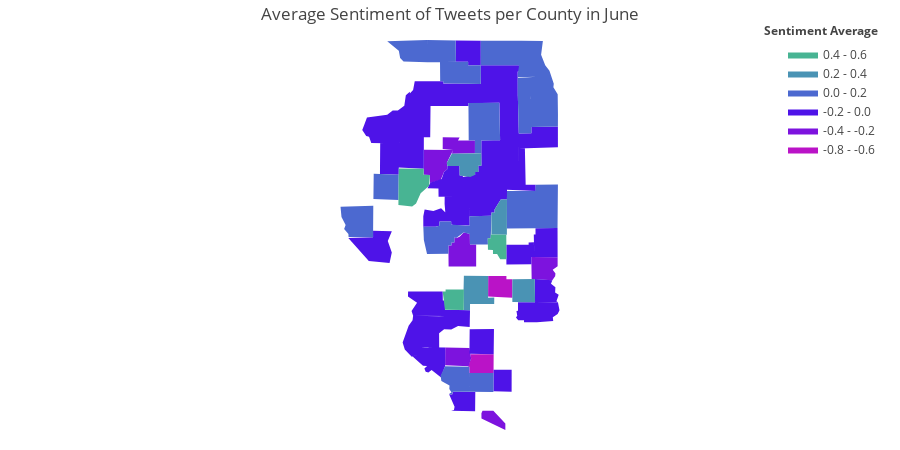

The notebook cell saved with this chart:
### Code cell
colorscale = [
    "#e813ae", 
    "#d213bb", 
    "#ba13c7", 
    "#9f13d3", 
    "#7d13de", 
    "#4e13e8", 
    "#4c69d0", 
    "#4a93b4", 
    "#48b493", 
    "#45d069", 
    "#43e813",
    "#000000"
]

endpts = list(np.linspace(-1, 1, num=11))
fips = dframe['FIPS'].tolist()
values = dframe['Sentiment Average'].tolist()

fig = ff.create_choropleth(
    fips=fips, values=values, scope=['IL'],
    binning_endpoints=endpts, colorscale=colorscale,
    show_state_data=False,
    show_hover=True,
    asp = 2.9,
    title_text = 'Average Sentiment of Tweets per County in June',
    legend_title = 'Sentiment Average'
)

fig.update_geos(showcountries=False, showcoastlines=False, showland=True, fitbounds='locations')

fig.layout.template = None
fig.show()

### Figure 1 — Plotly figure (JSON) as saved in the notebook; plotly's stock layout.template omitted (floating-point values rounded to 4 significant figures; data arrays with more than 128 entries replaced by an {"elided": "..."} marker saying what was removed)
{"data": [{"fill": "toself", "fillcolor": "#e813ae", "hoverinfo": "none", "line": {"color": "rgb(0, 0, 0)", "width": 0}, "mode": "lines", "name": "< -1.0", "type": "scatter", "x": [], "y": []}, {"fill": "toself", "fillcolor": "#d213bb", "hoverinfo": "none", "line": {"color": "rgb(0, 0, 0)", "width": 0}, "mode": "lines", "name": "-1.0 - -0.8", "type": "scatter", "x": [], "y": []}, {"fill": "toself", "fillcolor": "#ba13c7", "hoverinfo": "none", "line": {"color": "rgb(0, 0, 0)", "width": 0}, "mode": "lines", "name": "-0.8 - -0.6", "type": "scatter", "x": [-89.18, -89.12, -89.13, -88.7, -88.71, -89.15, -89.15, -89.18, null, -88.81, -88.81, -88.47, -88.47, -88.36, -88.36, -88.81, null], "y": [37.95, 38.06, 38.12, 38.13, 37.86, 37.86, 37.95, 37.95, null, 38.93, 39.22, 39.22, 39.17, 39.17, 38.91, 38.93, null]}, {"fill": "toself", "fillcolor": "#9f13d3", "hoverinfo": "none", "line": {"color": "rgb(0, 0, 0)", "width": 0}, "mode": "lines", "name": "-0.6 - -0.4", "type": "scatter", "x": [], "y": []}, {"fill": "toself", "fillcolor": "#7d13de", "hoverinfo": "none", "line": {"color": "rgb(0, 0, 0)", "width": 0}, "mode": "lines", "name": "-0.4 - -0.2", "type": "scatter", "x": [-88.93, -88.91, -88.71, -88.49, -88.49, -88.93, -88.93, null, -89.99, -89.99, -89.45, -89.56, -89.56, -89.62, -89.68, -89.87, -89.87, -89.99, null, -89.59, -89.59, -89.15, -89.12, -89.16, -89.59, null, -89.54, -89.48, -89.48, -89.43, -89.43, -89.4, -89.33, -89.25, -89.14, -89.14, -89.03, -89.03, -89.53, -89.54, null, -88.01, -87.53, -87.53, -87.62, -87.57, -87.58, -87.63, -88.01, -88.01, null, -89.64, -89.64, -89.33, -89.36, -89.05, -89.05, -89.47, -89.45, -89.64, null], "y": [37.3, 37.34, 37.34, 37.16, 37.07, 37.23, 37.3, null, 40.63, 40.97, 40.97, 40.79, 40.7, 40.66, 40.55, 40.51, 40.62, 40.63, null, 37.97, 38.22, 38.21, 38.06, 37.96, 37.97, null, 39.64, 39.64, 39.68, 39.68, 39.76, 39.74, 39.76, 39.83, 39.8, 39.66, 39.65, 39.35, 39.35, 39.64, null, 39.48, 39.48, 39.35, 39.3, 39.25, 39.21, 39.16, 39.17, 39.48, null, 40.99, 41.15, 41.15, 41.1, 41.1, 40.93, 40.92, 40.97, 40.99, null]}, {"fill": "toself", "fillcolor": "#4e13e8", "hoverinfo": "none", "line": {"color": "rgb(0, 0, 0)", "width": 0}, "mode": "lines", "name": "-0.2 - 0.0", "type": "scatter", "x": {"elided": "329 float values"}, "y": {"elided": "329 float values"}}, {"fill": "toself", "fillcolor": "#4c69d0", "hoverinfo": "none", "line": {"color": "rgb(0, 0, 0)", "width": 0}, "mode": "lines", "name": "0.0 - 0.2", "type": "scatter", "x": {"elided": "178 float values"}, "y": {"elided": "178 float values"}}, {"fill": "toself", "fillcolor": "#4a93b4", "hoverinfo": "none", "line": {"color": "rgb(0, 0, 0)", "width": 0}, "mode": "lines", "name": "0.2 - 0.4", "type": "scatter", "x": [-89.56, -89.47, -88.93, -88.93, -88.99, -88.98, -89.05, -89.04, -89.13, -89.33, -89.33, -89.55, -89.56, null, -88.36, -88.36, -87.95, -87.95, -88.36, -88.36, null, -88.75, -88.75, -88.69, -88.69, -88.57, -88.46, -88.46, -88.75, -88.75, null, -89.26, -89.25, -88.81, -88.81, -88.69, -88.7, -89.14, -89.14, -89.25, -89.26, null], "y": [40.79, 40.92, 40.93, 40.75, 40.75, 40.66, 40.66, 40.63, 40.6, 40.62, 40.75, 40.75, 40.79, null, 39.0, 39.17, 39.17, 38.85, 38.85, 39.0, null, 39.86, 40.1, 40.1, 40.14, 40.28, 40.28, 39.79, 39.79, 39.86, null, 39.0, 39.22, 39.22, 38.91, 38.91, 38.83, 38.82, 38.74, 38.74, 39.0, null]}, {"fill": "toself", "fillcolor": "#48b493", "hoverinfo": "none", "line": {"color": "rgb(0, 0, 0)", "width": 0}, "mode": "lines", "name": "0.4 - 0.6", "type": "scatter", "x": [-89.64, -89.59, -89.59, -89.25, -89.25, -89.6, -89.64, null, -88.81, -88.76, -88.76, -88.47, -88.47, -88.58, -88.64, -88.72, -88.72, -88.81, -88.81, null, -90.45, -90.44, -89.99, -89.99, -89.87, -89.89, -90.04, -90.13, -90.2, -90.45, null], "y": [39.0, 39.0, 39.03, 39.03, 38.74, 38.74, 39.0, null, 39.74, 39.74, 39.79, 39.79, 39.45, 39.45, 39.52, 39.52, 39.58, 39.58, 39.74, null, 40.21, 40.71, 40.71, 40.63, 40.62, 40.47, 40.37, 40.23, 40.18, 40.21, null]}, {"fill": "toself", "fillcolor": "#45d069", "hoverinfo": "none", "line": {"color": "rgb(0, 0, 0)", "width": 0}, "mode": "lines", "name": "0.6 - 0.8", "type": "scatter", "x": [], "y": []}, {"fill": "toself", "fillcolor": "#43e813", "hoverinfo": "none", "line": {"color": "rgb(0, 0, 0)", "width": 0}, "mode": "lines", "name": "0.8 - 1.0", "type": "scatter", "x": [], "y": []}, {"fill": "toself", "fillcolor": "#000000", "hoverinfo": "none", "line": {"color": "rgb(0, 0, 0)", "width": 0}, "mode": "lines", "name": "> 1.0", "type": "scatter", "x": [], "y": []}, {"hoverinfo": "text", "legendgroup": "centroids", "marker": {"color": "white", "opacity": 0}, "mode": "markers", "name": "US Counties", "selected": {"marker": {"color": "white", "opacity": 1, "size": 3}}, "showlegend": false, "text": ["County: DuPage<br>State: Illinois<br>FIPS: 17043<br>Value: 0.011386694386694454", "County: Cook<br>State: Illinois<br>FIPS: 17031<br>Value: 0.01954520276953591", "County: Lake<br>State: Illinois<br>FIPS: 17097<br>Value: 0.018621621621621606", "County: Sangamon<br>State: Illinois<br>FIPS: 17167<br>Value: 0.029923076923076965", "County: Crawford<br>State: Illinois<br>FIPS: 17033<br>Value: 0.0", "County: Kankakee<br>State: Illinois<br>FIPS: 17091<br>Value: -0.01399999999999999", "County: Kendall<br>State: Illinois<br>FIPS: 17093<br>Value: -0.09531578947368416", "County: Kane<br>State: Illinois<br>FIPS: 17089<br>Value: -0.0150555555555556", "County: DeKalb<br>State: Illinois<br>FIPS: 17037<br>Value: -0.06137499999999997", "County: Will<br>State: Illinois<br>FIPS: 17197<br>Value: 0.03846428571428568", "County: Macon<br>State: Illinois<br>FIPS: 17115<br>Value: 0.11075000000000002", "County: McLean<br>State: Illinois<br>FIPS: 17113<br>Value: -0.11820754716981133", "County: Massac<br>State: Illinois<br>FIPS: 17127<br>Value: -0.2225", "County: Champaign<br>State: Illinois<br>FIPS: 17019<br>Value: 0.06722522522522519", "County: Winnebago<br>State: Illinois<br>FIPS: 17201<br>Value: -0.019324324324324273", "County: McHenry<br>State: Illinois<br>FIPS: 17111<br>Value: 0.05360169491525426", "County: Stephenson<br>State: Illinois<br>FIPS: 17177<br>Value: 0.06958333333333334", "County: Madison<br>State: Illinois<br>FIPS: 17119<br>Value: -0.009399999999999931", "County: Monroe<br>State: Illinois<br>FIPS: 17133<br>Value: -0.006000000000000005", "County: Peoria<br>State: Illinois<br>FIPS: 17143<br>Value: -0.21600000000000003", "County: Ford<br>State: Illinois<br>FIPS: 17053<br>Value: 0.0", "County: St. Clair<br>State: Illinois<br>FIPS: 17163<br>Value: -0.018972602739726025", "County: Jackson<br>State: Illinois<br>FIPS: 17077<br>Value: 0.04873684210526317", "County: Rock Island<br>State: Illinois<br>FIPS: 17161<br>Value: -0.1123461538461539", "County: Vermilion<br>State: Illinois<br>FIPS: 17183<br>Value: 0.125", "County: Coles<br>State: Illinois<br>FIPS: 17029<br>Value: -0.0825", "County: Grundy<br>State: Illinois<br>FIPS: 17063<br>Value: -0.08330769230769228", "County: LaSalle<br>State: Illinois<br>FIPS: 17099<br>Value: 0.009904761904761913", "County: Randolph<br>State: Illinois<br>FIPS: 17157<br>Value: 0.0", "County: Tazewell<br>State: Illinois<br>FIPS: 17179<br>Value: -0.015823529411764712", "County: Jo Daviess<br>State: Illinois<br>FIPS: 17085<br>Value: 0.18475", "County: Warren<br>State: Illinois<br>FIPS: 17187<br>Value: -0.08225", "County: Knox<br>State: Illinois<br>FIPS: 17095<br>Value: -0.0781111111111111", "County: Clinton<br>State: Illinois<br>FIPS: 17027<br>Value: -0.1905", "County: Logan<br>State: Illinois<br>FIPS: 17107<br>Value: -0.158", "County: Henry<br>State: Illinois<br>FIPS: 17073<br>Value: -0.0010000000000000009", "County: Saline<br>State: Illinois<br>FIPS: 17165<br>Value: -0.18933333333333335", "County: Perry<br>State: Illinois<br>FIPS: 17145<br>Value: -0.2866666666666667", "County: Adams<br>State: Illinois<br>FIPS: 17001<br>Value: 0.02499999999999997", "County: Mercer<br>State: Illinois<br>FIPS: 17131<br>Value: 0.0", "County: Woodford<br>State: Illinois<br>FIPS: 17203<br>Value: 0.31625000000000003", "County: Boone<br>State: Illinois<br>FIPS: 17007<br>Value: 0.09579999999999997", "County: Whiteside<br>State: Illinois<br>FIPS: 17195<br>Value: -0.06545454545454543", "County: Williamson<br>State: Illinois<br>FIPS: 17199<br>Value: 0.047799999999999995", "County: Jasper<br>State: Illinois<br>FIPS: 17079<br>Value: 0.396", "County: Christian<br>State: Illinois<br>FIPS: 17021<br>Value: -0.341", "County: Franklin<br>State: Illinois<br>FIPS: 17055<br>Value: -0.787", "County: Richland<br>State: Illinois<br>FIPS: 17159<br>Value: -0.11299999999999999", "County: Edgar<br>State: Illinois<br>FIPS: 17045<br>Value: -0.07799999999999999", "County: De Witt<br>State: Illinois<br>FIPS: 17039<br>Value: -0.046000000000000006", "County: Lee<br>State: Illinois<br>FIPS: 17103<br>Value: 0.0", "County: Lawrence<br>State: Illinois<br>FIPS: 17101<br>Value: -0.06166666666666667", "County: Livingston<br>State: Illinois<br>FIPS: 17105<br>Value: -0.05499999999999999", "County: Piatt<br>State: Illinois<br>FIPS: 17147<br>Value: 0.218", "County: Fayette<br>State: Illinois<br>FIPS: 17051<br>Value: 0.2815", "County: Pike<br>State: Illinois<br>FIPS: 17149<br>Value: 0.0", "County: Ogle<br>State: Illinois<br>FIPS: 17141<br>Value: 0.1085", "County: Jefferson<br>State: Illinois<br>FIPS: 17081<br>Value: -0.19933333333333333", "County: Bond<br>State: Illinois<br>FIPS: 17005<br>Value: 0.41100000000000003", "County: Clark<br>State: Illinois<br>FIPS: 17023<br>Value: -0.25359999999999994", "County: McDonough<br>State: Illinois<br>FIPS: 17109<br>Value: 0.032", "County: Moultrie<br>State: Illinois<br>FIPS: 17139<br>Value: 0.492", "County: Effingham<br>State: Illinois<br>FIPS: 17049<br>Value: -0.697", "County: Union<br>State: Illinois<br>FIPS: 17181<br>Value: 0.0", "County: Fulton<br>State: Illinois<br>FIPS: 17057<br>Value: 0.492", "County: Marshall<br>State: Illinois<br>FIPS: 17123<br>Value: -0.231", "County: Menard<br>State: Illinois<br>FIPS: 17129<br>Value: 0.0"], "type": "scatter", "unselected": {"marker": {"opacity": 0}}, "x": [-88.09, -87.82, -88.0, -89.66, -87.76, -87.86, -88.43, -88.43, -88.77, -87.98, -88.96, -88.85, -88.71, -88.2, -89.16, -88.45, -89.66, -89.91, -90.18, -89.76, -88.22, -89.93, -89.38, -90.57, -87.73, -88.22, -88.42, -88.89, -89.83, -89.51, -90.21, -90.62, -90.21, -89.42, -89.37, -90.13, -88.54, -89.37, -91.19, -90.74, -89.21, -88.82, -89.91, -88.93, -88.15, -89.28, -88.92, -88.09, -87.75, -88.9, -89.3, -87.73, -88.56, -88.59, -89.02, -90.89, -89.32, -88.92, -89.44, -87.79, -90.68, -88.62, -88.59, -89.26, -90.21, -89.34, -89.8], "y": [41.85, 41.84, 42.32, 39.76, 39.0, 41.14, 41.59, 41.94, 41.89, 41.45, 39.86, 40.49, 37.22, 40.14, 42.34, 42.32, 42.35, 38.83, 38.28, 40.79, 40.6, 38.47, 37.79, 41.47, 40.18, 39.52, 41.29, 41.34, 38.05, 40.51, 42.37, 40.85, 40.93, 38.61, 40.12, 41.35, 37.75, 38.08, 39.99, 41.21, 40.79, 42.32, 41.76, 37.73, 39.01, 39.55, 37.99, 38.71, 39.68, 40.17, 41.75, 38.72, 40.89, 40.01, 39.0, 39.62, 42.04, 38.3, 38.89, 39.33, 40.46, 39.64, 39.06, 37.47, 40.47, 41.03, 40.03]}], "layout": {"annotations": [{"showarrow": false, "text": "<b>Sentiment Average</b>", "x": 1, "xanchor": "right", "xref": "paper", "y": 1.05, "yref": "paper"}], "dragmode": "select", "geo": {"fitbounds": "locations", "showcoastlines": false, "showcountries": false, "showland": true}, "height": 450, "hovermode": "closest", "legend": {"traceorder": "reversed", "x": 1, "xanchor": "right", "y": 1, "yanchor": "top"}, "margin": {"b": 20, "l": 20, "r": 20, "t": 40}, "title": {"text": "Average Sentiment of Tweets per County in June"}, "width": 900, "xaxis": {"autorange": false, "fixedrange": true, "range": [-97.39, -81.62], "showgrid": false, "showticklabels": false, "zeroline": false}, "yaxis": {"autorange": false, "fixedrange": true, "range": [37.07, 42.51], "showgrid": false, "showticklabels": false, "zeroline": false}}}
